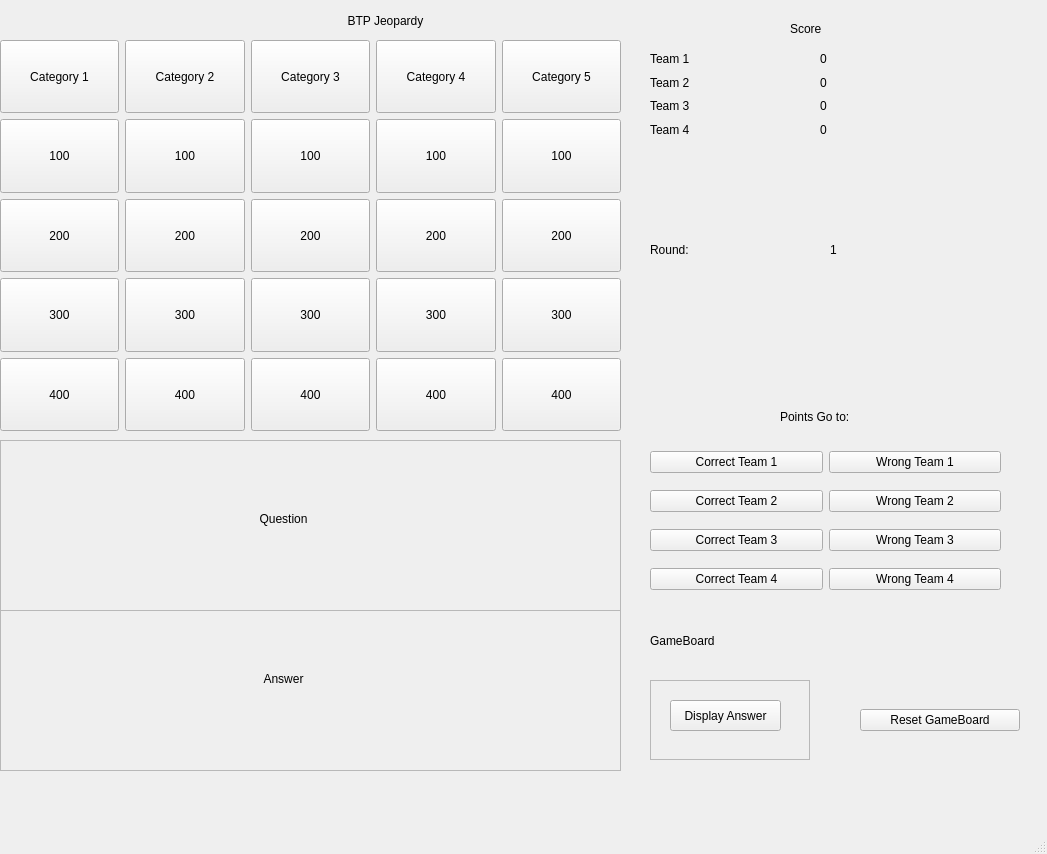
<?xml version="1.0" encoding="UTF-8"?>
<ui version="4.0">
 <class>MainWindow</class>
 <widget class="QMainWindow" name="MainWindow">
  <property name="geometry">
   <rect>
    <x>0</x>
    <y>0</y>
    <width>1047</width>
    <height>854</height>
   </rect>
  </property>
  <property name="windowTitle">
   <string>MainWindow</string>
  </property>
  <widget class="QWidget" name="centralwidget">
   <widget class="QWidget" name="gridLayoutWidget">
    <property name="geometry">
     <rect>
      <x>0</x>
      <y>40</y>
      <width>621</width>
      <height>391</height>
     </rect>
    </property>
    <layout class="QGridLayout" name="gridLayout">
     <item row="2" column="0">
      <widget class="QPushButton" name="cat1_clue2">
       <property name="sizePolicy">
        <sizepolicy hsizetype="Minimum" vsizetype="Preferred">
         <horstretch>0</horstretch>
         <verstretch>0</verstretch>
        </sizepolicy>
       </property>
       <property name="text">
        <string>200</string>
       </property>
      </widget>
     </item>
     <item row="1" column="3">
      <widget class="QPushButton" name="cat4_clue1">
       <property name="sizePolicy">
        <sizepolicy hsizetype="Minimum" vsizetype="Preferred">
         <horstretch>0</horstretch>
         <verstretch>0</verstretch>
        </sizepolicy>
       </property>
       <property name="text">
        <string>100</string>
       </property>
      </widget>
     </item>
     <item row="4" column="1">
      <widget class="QPushButton" name="cat2_clue4">
       <property name="sizePolicy">
        <sizepolicy hsizetype="Minimum" vsizetype="Preferred">
         <horstretch>0</horstretch>
         <verstretch>0</verstretch>
        </sizepolicy>
       </property>
       <property name="text">
        <string>400</string>
       </property>
      </widget>
     </item>
     <item row="2" column="2">
      <widget class="QPushButton" name="cat3_clue2">
       <property name="sizePolicy">
        <sizepolicy hsizetype="Minimum" vsizetype="Preferred">
         <horstretch>0</horstretch>
         <verstretch>0</verstretch>
        </sizepolicy>
       </property>
       <property name="text">
        <string>200</string>
       </property>
      </widget>
     </item>
     <item row="2" column="4">
      <widget class="QPushButton" name="cat5_clue2">
       <property name="sizePolicy">
        <sizepolicy hsizetype="Minimum" vsizetype="Preferred">
         <horstretch>0</horstretch>
         <verstretch>0</verstretch>
        </sizepolicy>
       </property>
       <property name="text">
        <string>200</string>
       </property>
      </widget>
     </item>
     <item row="1" column="1">
      <widget class="QPushButton" name="cat2_clue1">
       <property name="sizePolicy">
        <sizepolicy hsizetype="Minimum" vsizetype="Preferred">
         <horstretch>0</horstretch>
         <verstretch>0</verstretch>
        </sizepolicy>
       </property>
       <property name="text">
        <string>100</string>
       </property>
      </widget>
     </item>
     <item row="3" column="0">
      <widget class="QPushButton" name="cat1_clue3">
       <property name="sizePolicy">
        <sizepolicy hsizetype="Minimum" vsizetype="Preferred">
         <horstretch>0</horstretch>
         <verstretch>0</verstretch>
        </sizepolicy>
       </property>
       <property name="text">
        <string>300</string>
       </property>
      </widget>
     </item>
     <item row="0" column="4">
      <widget class="QPushButton" name="cat5">
       <property name="sizePolicy">
        <sizepolicy hsizetype="Minimum" vsizetype="Preferred">
         <horstretch>0</horstretch>
         <verstretch>0</verstretch>
        </sizepolicy>
       </property>
       <property name="text">
        <string>Category 5</string>
       </property>
      </widget>
     </item>
     <item row="1" column="0">
      <widget class="QPushButton" name="cat1_clue1">
       <property name="sizePolicy">
        <sizepolicy hsizetype="Minimum" vsizetype="Preferred">
         <horstretch>0</horstretch>
         <verstretch>0</verstretch>
        </sizepolicy>
       </property>
       <property name="text">
        <string>100</string>
       </property>
      </widget>
     </item>
     <item row="3" column="2">
      <widget class="QPushButton" name="cat3_clue3">
       <property name="sizePolicy">
        <sizepolicy hsizetype="Minimum" vsizetype="Preferred">
         <horstretch>0</horstretch>
         <verstretch>0</verstretch>
        </sizepolicy>
       </property>
       <property name="text">
        <string>300</string>
       </property>
      </widget>
     </item>
     <item row="4" column="4">
      <widget class="QPushButton" name="cat5_clue4">
       <property name="sizePolicy">
        <sizepolicy hsizetype="Minimum" vsizetype="Preferred">
         <horstretch>0</horstretch>
         <verstretch>0</verstretch>
        </sizepolicy>
       </property>
       <property name="text">
        <string>400</string>
       </property>
      </widget>
     </item>
     <item row="3" column="4">
      <widget class="QPushButton" name="cat5_clue3">
       <property name="sizePolicy">
        <sizepolicy hsizetype="Minimum" vsizetype="Preferred">
         <horstretch>0</horstretch>
         <verstretch>0</verstretch>
        </sizepolicy>
       </property>
       <property name="text">
        <string>300</string>
       </property>
      </widget>
     </item>
     <item row="0" column="2">
      <widget class="QPushButton" name="cat3">
       <property name="sizePolicy">
        <sizepolicy hsizetype="Minimum" vsizetype="Preferred">
         <horstretch>0</horstretch>
         <verstretch>0</verstretch>
        </sizepolicy>
       </property>
       <property name="text">
        <string>Category 3</string>
       </property>
      </widget>
     </item>
     <item row="2" column="3">
      <widget class="QPushButton" name="cat4_clue2">
       <property name="sizePolicy">
        <sizepolicy hsizetype="Minimum" vsizetype="Preferred">
         <horstretch>0</horstretch>
         <verstretch>0</verstretch>
        </sizepolicy>
       </property>
       <property name="text">
        <string>200</string>
       </property>
      </widget>
     </item>
     <item row="3" column="1">
      <widget class="QPushButton" name="cat2_clue3">
       <property name="sizePolicy">
        <sizepolicy hsizetype="Minimum" vsizetype="Preferred">
         <horstretch>0</horstretch>
         <verstretch>0</verstretch>
        </sizepolicy>
       </property>
       <property name="text">
        <string>300</string>
       </property>
      </widget>
     </item>
     <item row="0" column="3">
      <widget class="QPushButton" name="cat4">
       <property name="sizePolicy">
        <sizepolicy hsizetype="Minimum" vsizetype="Preferred">
         <horstretch>0</horstretch>
         <verstretch>0</verstretch>
        </sizepolicy>
       </property>
       <property name="text">
        <string>Category 4</string>
       </property>
      </widget>
     </item>
     <item row="3" column="3">
      <widget class="QPushButton" name="cat4_clue3">
       <property name="sizePolicy">
        <sizepolicy hsizetype="Minimum" vsizetype="Preferred">
         <horstretch>0</horstretch>
         <verstretch>0</verstretch>
        </sizepolicy>
       </property>
       <property name="text">
        <string>300</string>
       </property>
      </widget>
     </item>
     <item row="4" column="2">
      <widget class="QPushButton" name="cat3_clue4">
       <property name="sizePolicy">
        <sizepolicy hsizetype="Minimum" vsizetype="Preferred">
         <horstretch>0</horstretch>
         <verstretch>0</verstretch>
        </sizepolicy>
       </property>
       <property name="text">
        <string>400</string>
       </property>
      </widget>
     </item>
     <item row="2" column="1">
      <widget class="QPushButton" name="cat2_clue2">
       <property name="sizePolicy">
        <sizepolicy hsizetype="Minimum" vsizetype="Preferred">
         <horstretch>0</horstretch>
         <verstretch>0</verstretch>
        </sizepolicy>
       </property>
       <property name="text">
        <string>200</string>
       </property>
      </widget>
     </item>
     <item row="0" column="1">
      <widget class="QPushButton" name="cat2">
       <property name="sizePolicy">
        <sizepolicy hsizetype="Minimum" vsizetype="Preferred">
         <horstretch>0</horstretch>
         <verstretch>0</verstretch>
        </sizepolicy>
       </property>
       <property name="text">
        <string>Category 2</string>
       </property>
      </widget>
     </item>
     <item row="1" column="4">
      <widget class="QPushButton" name="cat5_clue1">
       <property name="sizePolicy">
        <sizepolicy hsizetype="Minimum" vsizetype="Preferred">
         <horstretch>0</horstretch>
         <verstretch>0</verstretch>
        </sizepolicy>
       </property>
       <property name="text">
        <string>100</string>
       </property>
      </widget>
     </item>
     <item row="1" column="2">
      <widget class="QPushButton" name="cat3_clue1">
       <property name="sizePolicy">
        <sizepolicy hsizetype="Minimum" vsizetype="Preferred">
         <horstretch>0</horstretch>
         <verstretch>0</verstretch>
        </sizepolicy>
       </property>
       <property name="text">
        <string>100</string>
       </property>
      </widget>
     </item>
     <item row="0" column="0">
      <widget class="QPushButton" name="cat1">
       <property name="sizePolicy">
        <sizepolicy hsizetype="Minimum" vsizetype="Preferred">
         <horstretch>0</horstretch>
         <verstretch>0</verstretch>
        </sizepolicy>
       </property>
       <property name="text">
        <string>Category 1</string>
       </property>
      </widget>
     </item>
     <item row="4" column="0">
      <widget class="QPushButton" name="cat1_clue4">
       <property name="sizePolicy">
        <sizepolicy hsizetype="Minimum" vsizetype="Preferred">
         <horstretch>0</horstretch>
         <verstretch>0</verstretch>
        </sizepolicy>
       </property>
       <property name="text">
        <string>400</string>
       </property>
      </widget>
     </item>
     <item row="4" column="3">
      <widget class="QPushButton" name="cat4_clue4">
       <property name="sizePolicy">
        <sizepolicy hsizetype="Minimum" vsizetype="Preferred">
         <horstretch>0</horstretch>
         <verstretch>0</verstretch>
        </sizepolicy>
       </property>
       <property name="text">
        <string>400</string>
       </property>
      </widget>
     </item>
    </layout>
   </widget>
   <widget class="QWidget" name="horizontalLayoutWidget">
    <property name="geometry">
     <rect>
      <x>0</x>
      <y>10</y>
      <width>771</width>
      <height>21</height>
     </rect>
    </property>
    <layout class="QHBoxLayout" name="horizontalLayout">
     <item>
      <widget class="QLabel" name="BTPLogo">
       <property name="text">
        <string>BTP Jeopardy</string>
       </property>
       <property name="alignment">
        <set>Qt::AlignCenter</set>
       </property>
      </widget>
     </item>
    </layout>
   </widget>
   <widget class="QWidget" name="verticalLayoutWidget">
    <property name="geometry">
     <rect>
      <x>0</x>
      <y>440</y>
      <width>621</width>
      <height>171</height>
     </rect>
    </property>
    <layout class="QVBoxLayout" name="verticalLayout">
     <item>
      <widget class="QFrame" name="frame">
       <property name="frameShape">
        <enum>QFrame::StyledPanel</enum>
       </property>
       <property name="frameShadow">
        <enum>QFrame::Raised</enum>
       </property>
       <widget class="QLabel" name="RevealedQuestionLabel">
        <property name="geometry">
         <rect>
          <x>250</x>
          <y>70</y>
          <width>67</width>
          <height>17</height>
         </rect>
        </property>
        <property name="text">
         <string>Question</string>
        </property>
        <property name="alignment">
         <set>Qt::AlignCenter</set>
        </property>
       </widget>
      </widget>
     </item>
    </layout>
   </widget>
   <widget class="QWidget" name="verticalLayoutWidget_2">
    <property name="geometry">
     <rect>
      <x>0</x>
      <y>610</y>
      <width>621</width>
      <height>161</height>
     </rect>
    </property>
    <layout class="QVBoxLayout" name="verticalLayout_3">
     <item>
      <widget class="QFrame" name="frame_2">
       <property name="frameShape">
        <enum>QFrame::StyledPanel</enum>
       </property>
       <property name="frameShadow">
        <enum>QFrame::Raised</enum>
       </property>
       <widget class="QLabel" name="RevealedAnswerLabel">
        <property name="geometry">
         <rect>
          <x>250</x>
          <y>60</y>
          <width>67</width>
          <height>17</height>
         </rect>
        </property>
        <property name="text">
         <string>Answer</string>
        </property>
        <property name="alignment">
         <set>Qt::AlignCenter</set>
        </property>
       </widget>
      </widget>
     </item>
    </layout>
   </widget>
   <widget class="QWidget" name="verticalLayoutWidget_3">
    <property name="geometry">
     <rect>
      <x>650</x>
      <y>50</y>
      <width>160</width>
      <height>88</height>
     </rect>
    </property>
    <layout class="QVBoxLayout" name="verticalLayout_5">
     <item>
      <widget class="QLabel" name="Team1Label">
       <property name="text">
        <string>Team 1</string>
       </property>
      </widget>
     </item>
     <item>
      <widget class="QLabel" name="Team2Label">
       <property name="text">
        <string>Team 2</string>
       </property>
      </widget>
     </item>
     <item>
      <widget class="QLabel" name="Team3Label">
       <property name="text">
        <string>Team 3</string>
       </property>
      </widget>
     </item>
     <item>
      <widget class="QLabel" name="Team4Label">
       <property name="text">
        <string>Team 4</string>
       </property>
      </widget>
     </item>
    </layout>
   </widget>
   <widget class="QWidget" name="verticalLayoutWidget_4">
    <property name="geometry">
     <rect>
      <x>820</x>
      <y>50</y>
      <width>160</width>
      <height>88</height>
     </rect>
    </property>
    <layout class="QVBoxLayout" name="verticalLayout_6">
     <item>
      <widget class="QLabel" name="Team1Score">
       <property name="text">
        <string>0</string>
       </property>
      </widget>
     </item>
     <item>
      <widget class="QLabel" name="Team2Score">
       <property name="text">
        <string>0</string>
       </property>
      </widget>
     </item>
     <item>
      <widget class="QLabel" name="Team3Score">
       <property name="text">
        <string>0</string>
       </property>
      </widget>
     </item>
     <item>
      <widget class="QLabel" name="Team4Score">
       <property name="text">
        <string>0</string>
       </property>
      </widget>
     </item>
    </layout>
   </widget>
   <widget class="QLabel" name="label_9">
    <property name="geometry">
     <rect>
      <x>790</x>
      <y>20</y>
      <width>67</width>
      <height>17</height>
     </rect>
    </property>
    <property name="text">
     <string>Score</string>
    </property>
   </widget>
   <widget class="QWidget" name="gridLayoutWidget_2">
    <property name="geometry">
     <rect>
      <x>650</x>
      <y>440</y>
      <width>351</width>
      <height>161</height>
     </rect>
    </property>
    <layout class="QGridLayout" name="gridLayout_3">
     <item row="1" column="1">
      <widget class="QPushButton" name="WrongTeam2Button">
       <property name="text">
        <string>Wrong Team 2</string>
       </property>
      </widget>
     </item>
     <item row="1" column="0">
      <widget class="QPushButton" name="CorrectTeam2Button">
       <property name="text">
        <string>Correct Team 2</string>
       </property>
      </widget>
     </item>
     <item row="2" column="1">
      <widget class="QPushButton" name="WrongTeam3Button">
       <property name="text">
        <string>Wrong Team 3</string>
       </property>
      </widget>
     </item>
     <item row="2" column="0">
      <widget class="QPushButton" name="CorrectTeam3Button">
       <property name="text">
        <string>Correct Team 3</string>
       </property>
      </widget>
     </item>
     <item row="3" column="0">
      <widget class="QPushButton" name="CorrectTeam4Button">
       <property name="text">
        <string>Correct Team 4</string>
       </property>
      </widget>
     </item>
     <item row="3" column="1">
      <widget class="QPushButton" name="WrongTeam4Button">
       <property name="text">
        <string>Wrong Team 4</string>
       </property>
      </widget>
     </item>
     <item row="0" column="1">
      <widget class="QPushButton" name="WrongTeam1Button">
       <property name="text">
        <string>Wrong Team 1</string>
       </property>
      </widget>
     </item>
     <item row="0" column="0">
      <widget class="QPushButton" name="CorrectTeam1Button">
       <property name="text">
        <string>Correct Team 1</string>
       </property>
      </widget>
     </item>
    </layout>
   </widget>
   <widget class="QLabel" name="label">
    <property name="geometry">
     <rect>
      <x>780</x>
      <y>407</y>
      <width>101</width>
      <height>20</height>
     </rect>
    </property>
    <property name="text">
     <string>Points Go to:</string>
    </property>
   </widget>
   <widget class="QWidget" name="verticalLayoutWidget_5">
    <property name="geometry">
     <rect>
      <x>650</x>
      <y>680</y>
      <width>160</width>
      <height>80</height>
     </rect>
    </property>
    <layout class="QVBoxLayout" name="verticalLayout_8">
     <item>
      <widget class="QFrame" name="frame_3">
       <property name="frameShape">
        <enum>QFrame::StyledPanel</enum>
       </property>
       <property name="frameShadow">
        <enum>QFrame::Raised</enum>
       </property>
       <widget class="QPushButton" name="DisplayAnswerButton">
        <property name="geometry">
         <rect>
          <x>20</x>
          <y>20</y>
          <width>111</width>
          <height>31</height>
         </rect>
        </property>
        <property name="text">
         <string>Display Answer</string>
        </property>
       </widget>
      </widget>
     </item>
    </layout>
   </widget>
   <widget class="QLabel" name="label_2">
    <property name="geometry">
     <rect>
      <x>650</x>
      <y>630</y>
      <width>101</width>
      <height>21</height>
     </rect>
    </property>
    <property name="text">
     <string>GameBoard</string>
    </property>
   </widget>
   <widget class="QWidget" name="verticalLayoutWidget_6">
    <property name="geometry">
     <rect>
      <x>650</x>
      <y>210</y>
      <width>160</width>
      <height>80</height>
     </rect>
    </property>
    <layout class="QVBoxLayout" name="verticalLayout_9">
     <item>
      <widget class="QLabel" name="RoundLabel">
       <property name="text">
        <string>Round:</string>
       </property>
      </widget>
     </item>
    </layout>
   </widget>
   <widget class="QWidget" name="verticalLayoutWidget_7">
    <property name="geometry">
     <rect>
      <x>830</x>
      <y>210</y>
      <width>160</width>
      <height>80</height>
     </rect>
    </property>
    <layout class="QVBoxLayout" name="verticalLayout_10">
     <item>
      <widget class="QLabel" name="RoundNumber">
       <property name="text">
        <string>1</string>
       </property>
      </widget>
     </item>
    </layout>
   </widget>
   <widget class="QWidget" name="verticalLayoutWidget_8">
    <property name="geometry">
     <rect>
      <x>860</x>
      <y>680</y>
      <width>160</width>
      <height>80</height>
     </rect>
    </property>
    <layout class="QVBoxLayout" name="verticalLayout_11">
     <item>
      <widget class="QPushButton" name="pushButton">
       <property name="text">
        <string>Reset GameBoard</string>
       </property>
      </widget>
     </item>
    </layout>
   </widget>
  </widget>
  <widget class="QMenuBar" name="menubar">
   <property name="geometry">
    <rect>
     <x>0</x>
     <y>0</y>
     <width>1047</width>
     <height>22</height>
    </rect>
   </property>
  </widget>
  <widget class="QStatusBar" name="statusbar"/>
 </widget>
 <resources/>
 <connections/>
</ui>
